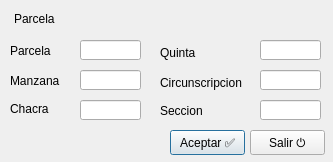
<?xml version="1.0" encoding="UTF-8"?>
<ui version="4.0">
 <class>Dialog</class>
 <widget class="QDialog" name="Dialog">
  <property name="windowModality">
   <enum>Qt::ApplicationModal</enum>
  </property>
  <property name="geometry">
   <rect>
    <x>0</x>
    <y>0</y>
    <width>333</width>
    <height>162</height>
   </rect>
  </property>
  <property name="windowTitle">
   <string>Area</string>
  </property>
  <widget class="QLabel" name="label">
   <property name="geometry">
    <rect>
     <x>14</x>
     <y>12</y>
     <width>47</width>
     <height>13</height>
    </rect>
   </property>
   <property name="text">
    <string>Parcela</string>
   </property>
  </widget>
  <widget class="QLabel" name="lblGeoname">
   <property name="geometry">
    <rect>
     <x>76</x>
     <y>11</y>
     <width>91</width>
     <height>16</height>
    </rect>
   </property>
   <property name="text">
    <string>&lt;automático&gt;</string>
   </property>
  </widget>
  <widget class="QPushButton" name="cmdAceptar">
   <property name="geometry">
    <rect>
     <x>170</x>
     <y>130</y>
     <width>75</width>
     <height>25</height>
    </rect>
   </property>
   <property name="text">
    <string>Aceptar ✅</string>
   </property>
   <property name="shortcut">
    <string>Return</string>
   </property>
  </widget>
  <widget class="QLabel" name="lblParcela">
   <property name="geometry">
    <rect>
     <x>10</x>
     <y>43</y>
     <width>81</width>
     <height>16</height>
    </rect>
   </property>
   <property name="text">
    <string>Parcela</string>
   </property>
  </widget>
  <widget class="QLabel" name="lblManzana">
   <property name="geometry">
    <rect>
     <x>10</x>
     <y>73</y>
     <width>81</width>
     <height>16</height>
    </rect>
   </property>
   <property name="text">
    <string>Manzana</string>
   </property>
  </widget>
  <widget class="QPushButton" name="cmdSalir">
   <property name="geometry">
    <rect>
     <x>250</x>
     <y>130</y>
     <width>75</width>
     <height>25</height>
    </rect>
   </property>
   <property name="text">
    <string>Salir ⏻</string>
   </property>
   <property name="shortcut">
    <string>Esc</string>
   </property>
  </widget>
  <widget class="QLineEdit" name="txtChacra">
   <property name="geometry">
    <rect>
     <x>80</x>
     <y>100</y>
     <width>61</width>
     <height>20</height>
    </rect>
   </property>
   <property name="text">
    <string/>
   </property>
  </widget>
  <widget class="QLabel" name="lblChacra">
   <property name="geometry">
    <rect>
     <x>10</x>
     <y>101</y>
     <width>81</width>
     <height>16</height>
    </rect>
   </property>
   <property name="text">
    <string>Chacra</string>
   </property>
  </widget>
  <widget class="QLineEdit" name="txtParcela">
   <property name="geometry">
    <rect>
     <x>80</x>
     <y>40</y>
     <width>61</width>
     <height>20</height>
    </rect>
   </property>
   <property name="text">
    <string/>
   </property>
  </widget>
  <widget class="QLineEdit" name="txtManzana">
   <property name="geometry">
    <rect>
     <x>80</x>
     <y>70</y>
     <width>61</width>
     <height>20</height>
    </rect>
   </property>
   <property name="text">
    <string/>
   </property>
  </widget>
  <widget class="QLineEdit" name="txtQuinta">
   <property name="geometry">
    <rect>
     <x>260</x>
     <y>40</y>
     <width>61</width>
     <height>20</height>
    </rect>
   </property>
   <property name="text">
    <string/>
   </property>
  </widget>
  <widget class="QLabel" name="lblSeccion">
   <property name="geometry">
    <rect>
     <x>160</x>
     <y>101</y>
     <width>91</width>
     <height>20</height>
    </rect>
   </property>
   <property name="text">
    <string>Seccion</string>
   </property>
  </widget>
  <widget class="QLabel" name="lblCircunscripcion">
   <property name="geometry">
    <rect>
     <x>160</x>
     <y>73</y>
     <width>91</width>
     <height>20</height>
    </rect>
   </property>
   <property name="text">
    <string>Circunscripcion</string>
   </property>
  </widget>
  <widget class="QLabel" name="lblQuinta">
   <property name="geometry">
    <rect>
     <x>160</x>
     <y>43</y>
     <width>91</width>
     <height>20</height>
    </rect>
   </property>
   <property name="text">
    <string>Quinta</string>
   </property>
  </widget>
  <widget class="QLineEdit" name="txtCircunscripcion">
   <property name="geometry">
    <rect>
     <x>260</x>
     <y>70</y>
     <width>61</width>
     <height>20</height>
    </rect>
   </property>
   <property name="text">
    <string/>
   </property>
  </widget>
  <widget class="QLineEdit" name="txtSeccion">
   <property name="geometry">
    <rect>
     <x>260</x>
     <y>100</y>
     <width>61</width>
     <height>20</height>
    </rect>
   </property>
   <property name="text">
    <string/>
   </property>
  </widget>
 </widget>
 <resources/>
 <connections/>
</ui>
